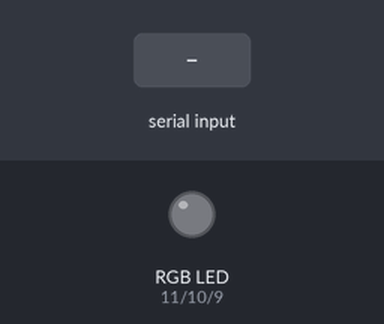
The sketch below on a simulated Arduino Uno, built with avr-gcc and run on an emulated ATmega328P. On the bench: an RGB LED mixed from three pins (HIGH = lit). The test bench sets the inputs (shaded band). What the sketch prints to the serial monitor is not drawn.

Above: at 1.2 s.
1.3 s: "30,150\n" received over Serial
At 2.5 s:
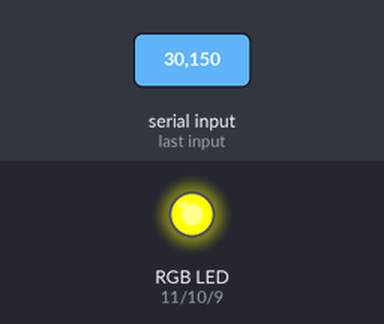
2.8 s: "1\n" received over Serial
4.3 s: "2\n" received over Serial
5.8 s: "3\n" received over Serial
At 6.8 s:
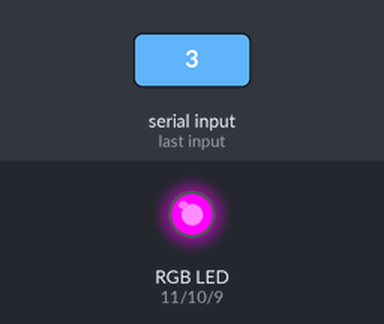
7.3 s: "90,45\n" received over Serial
At 8.1 s:
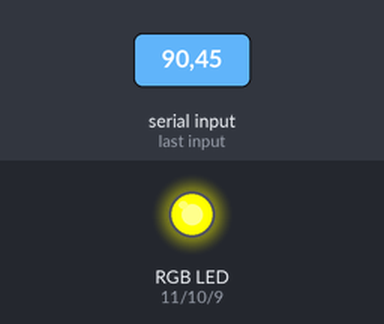
Timing chart, 0 to 9.8 s (numbered marks = the images above; inputs shaded):
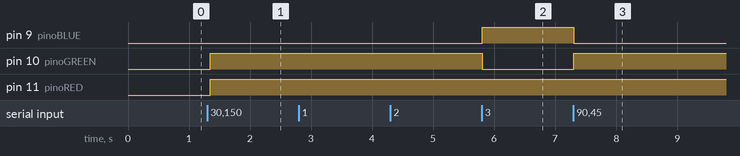

The sketch:

genius.ino
```cpp
int input;

const int pinoRED = 11;
const int pinoGREEN = 10;
const int pinoBLUE = 9;

void blinkRGB(int r, int g, int b, int _delay = 1000) {
  analogWrite(pinoRED, r);
  analogWrite(pinoGREEN, g);
  analogWrite(pinoBLUE, b);
}

void blueLed() {
  blinkRGB(255, 255, 0);
}

void greenLed() {
  blinkRGB(255, 0, 255);
}

void redLed() {
  blinkRGB(0, 255, 255);
}

void yellowLed() {
  blinkRGB(200, 100, 255);
}

void setup() {
  Serial.begin(9600);

  pinMode(pinoRED, OUTPUT);
  pinMode(pinoGREEN, OUTPUT);
  pinMode(pinoBLUE, OUTPUT);

  Serial.setTimeout(1);
}

void loop() {

  while (!Serial.available()) {};

  input = Serial.readString().toInt();

  if (input == 0) {
    blueLed();
  } else if (input == 1) {
    yellowLed();
  } else if (input == 2) {
    redLed();
  } else if (input == 3) {
    greenLed();
  } else {
    blinkRGB(0, 0, 0);
  }

  Serial.print(input);
}
```

Measured:
- after the input at 1.3 s, pin 10 (pinoGREEN), pin 11 (pinoRED): LOW → HIGH after 0.05 s
- after the input at 5.8 s, pin 9 (pinoBLUE): LOW → HIGH at once; pin 10 (pinoGREEN): HIGH → LOW at once
- after the input at 7.3 s, pin 9 (pinoBLUE): HIGH → LOW at once; pin 10 (pinoGREEN): LOW → HIGH at once
